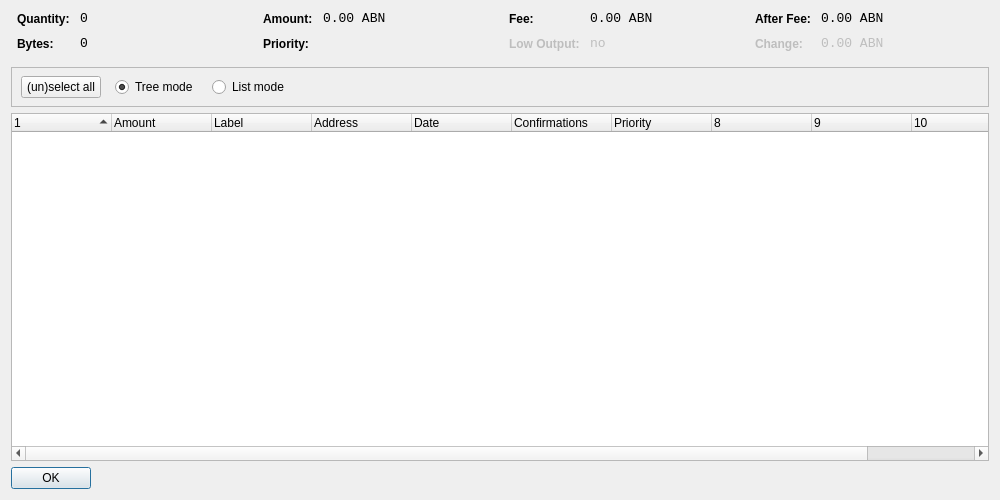
<?xml version="1.0" encoding="UTF-8"?>
<ui version="4.0">
 <class>CoinControlDialog</class>
 <widget class="QDialog" name="CoinControlDialog">
  <property name="geometry">
   <rect>
    <x>0</x>
    <y>0</y>
    <width>1000</width>
    <height>500</height>
   </rect>
  </property>
  <property name="windowTitle">
   <string>Coin Control</string>
  </property>
  <layout class="QVBoxLayout" name="verticalLayout">
   <item>
    <layout class="QHBoxLayout" name="horizontalLayoutTop" stretch="0,0,0,0">
     <property name="topMargin">
      <number>0</number>
     </property>
     <property name="bottomMargin">
      <number>10</number>
     </property>
     <item>
      <layout class="QFormLayout" name="formLayoutCoinControl1">
       <property name="horizontalSpacing">
        <number>10</number>
       </property>
       <property name="verticalSpacing">
        <number>10</number>
       </property>
       <property name="leftMargin">
        <number>6</number>
       </property>
       <property name="rightMargin">
        <number>6</number>
       </property>
       <item row="0" column="0">
        <widget class="QLabel" name="labelCoinControlQuantityText">
         <property name="styleSheet">
          <string notr="true">font-weight:bold;</string>
         </property>
         <property name="text">
          <string>Quantity:</string>
         </property>
        </widget>
       </item>
       <item row="0" column="1">
        <widget class="QLabel" name="labelCoinControlQuantity">
         <property name="font">
          <font>
           <family>Monospace</family>
           <pointsize>10</pointsize>
          </font>
         </property>
         <property name="cursor">
          <cursorShape>IBeamCursor</cursorShape>
         </property>
         <property name="contextMenuPolicy">
          <enum>Qt::ActionsContextMenu</enum>
         </property>
         <property name="text">
          <string notr="true">0</string>
         </property>
         <property name="textInteractionFlags">
          <set>Qt::LinksAccessibleByMouse|Qt::TextSelectableByKeyboard|Qt::TextSelectableByMouse</set>
         </property>
        </widget>
       </item>
       <item row="1" column="0">
        <widget class="QLabel" name="labelCoinControlBytesText">
         <property name="styleSheet">
          <string notr="true">font-weight:bold;</string>
         </property>
         <property name="text">
          <string>Bytes:</string>
         </property>
        </widget>
       </item>
       <item row="1" column="1">
        <widget class="QLabel" name="labelCoinControlBytes">
         <property name="font">
          <font>
           <family>Monospace</family>
           <pointsize>10</pointsize>
          </font>
         </property>
         <property name="cursor">
          <cursorShape>IBeamCursor</cursorShape>
         </property>
         <property name="contextMenuPolicy">
          <enum>Qt::ActionsContextMenu</enum>
         </property>
         <property name="text">
          <string notr="true">0</string>
         </property>
         <property name="textInteractionFlags">
          <set>Qt::LinksAccessibleByMouse|Qt::TextSelectableByKeyboard|Qt::TextSelectableByMouse</set>
         </property>
        </widget>
       </item>
      </layout>
     </item>
     <item>
      <layout class="QFormLayout" name="formLayoutCoinControl2">
       <property name="horizontalSpacing">
        <number>10</number>
       </property>
       <property name="verticalSpacing">
        <number>10</number>
       </property>
       <property name="leftMargin">
        <number>6</number>
       </property>
       <property name="rightMargin">
        <number>6</number>
       </property>
       <item row="0" column="0">
        <widget class="QLabel" name="labelCoinControlAmountText">
         <property name="styleSheet">
          <string notr="true">font-weight:bold;</string>
         </property>
         <property name="text">
          <string>Amount:</string>
         </property>
        </widget>
       </item>
       <item row="0" column="1">
        <widget class="QLabel" name="labelCoinControlAmount">
         <property name="font">
          <font>
           <family>Monospace</family>
           <pointsize>10</pointsize>
          </font>
         </property>
         <property name="cursor">
          <cursorShape>IBeamCursor</cursorShape>
         </property>
         <property name="contextMenuPolicy">
          <enum>Qt::ActionsContextMenu</enum>
         </property>
         <property name="text">
          <string notr="true">0.00 ABN</string>
         </property>
         <property name="textInteractionFlags">
          <set>Qt::LinksAccessibleByMouse|Qt::TextSelectableByKeyboard|Qt::TextSelectableByMouse</set>
         </property>
        </widget>
       </item>
       <item row="1" column="0">
        <widget class="QLabel" name="labelCoinControlPriorityText">
         <property name="styleSheet">
          <string notr="true">font-weight:bold;</string>
         </property>
         <property name="text">
          <string>Priority:</string>
         </property>
        </widget>
       </item>
       <item row="1" column="1">
        <widget class="QLabel" name="labelCoinControlPriority">
         <property name="font">
          <font>
           <family>Monospace</family>
           <pointsize>10</pointsize>
          </font>
         </property>
         <property name="cursor">
          <cursorShape>IBeamCursor</cursorShape>
         </property>
         <property name="contextMenuPolicy">
          <enum>Qt::ActionsContextMenu</enum>
         </property>
         <property name="text">
          <string/>
         </property>
         <property name="textInteractionFlags">
          <set>Qt::LinksAccessibleByMouse|Qt::TextSelectableByKeyboard|Qt::TextSelectableByMouse</set>
         </property>
        </widget>
       </item>
      </layout>
     </item>
     <item>
      <layout class="QFormLayout" name="formLayoutCoinControl3">
       <property name="horizontalSpacing">
        <number>10</number>
       </property>
       <property name="verticalSpacing">
        <number>10</number>
       </property>
       <property name="leftMargin">
        <number>6</number>
       </property>
       <property name="rightMargin">
        <number>6</number>
       </property>
       <item row="0" column="0">
        <widget class="QLabel" name="labelCoinControlFeeText">
         <property name="styleSheet">
          <string notr="true">font-weight:bold;</string>
         </property>
         <property name="text">
          <string>Fee:</string>
         </property>
        </widget>
       </item>
       <item row="0" column="1">
        <widget class="QLabel" name="labelCoinControlFee">
         <property name="font">
          <font>
           <family>Monospace</family>
           <pointsize>10</pointsize>
          </font>
         </property>
         <property name="cursor">
          <cursorShape>IBeamCursor</cursorShape>
         </property>
         <property name="contextMenuPolicy">
          <enum>Qt::ActionsContextMenu</enum>
         </property>
         <property name="text">
          <string notr="true">0.00 ABN</string>
         </property>
         <property name="textInteractionFlags">
          <set>Qt::LinksAccessibleByMouse|Qt::TextSelectableByKeyboard|Qt::TextSelectableByMouse</set>
         </property>
        </widget>
       </item>
       <item row="1" column="0">
        <widget class="QLabel" name="labelCoinControlLowOutputText">
         <property name="enabled">
          <bool>false</bool>
         </property>
         <property name="styleSheet">
          <string notr="true">font-weight:bold;</string>
         </property>
         <property name="text">
          <string>Low Output:</string>
         </property>
        </widget>
       </item>
       <item row="1" column="1">
        <widget class="QLabel" name="labelCoinControlLowOutput">
         <property name="enabled">
          <bool>false</bool>
         </property>
         <property name="font">
          <font>
           <family>Monospace</family>
           <pointsize>10</pointsize>
          </font>
         </property>
         <property name="cursor">
          <cursorShape>IBeamCursor</cursorShape>
         </property>
         <property name="contextMenuPolicy">
          <enum>Qt::ActionsContextMenu</enum>
         </property>
         <property name="text">
          <string notr="true">no</string>
         </property>
         <property name="textInteractionFlags">
          <set>Qt::LinksAccessibleByMouse|Qt::TextSelectableByKeyboard|Qt::TextSelectableByMouse</set>
         </property>
        </widget>
       </item>
      </layout>
     </item>
     <item>
      <layout class="QFormLayout" name="formLayoutCoinControl4">
       <property name="horizontalSpacing">
        <number>10</number>
       </property>
       <property name="verticalSpacing">
        <number>10</number>
       </property>
       <property name="leftMargin">
        <number>6</number>
       </property>
       <property name="rightMargin">
        <number>6</number>
       </property>
       <item row="0" column="0">
        <widget class="QLabel" name="labelCoinControlAfterFeeText">
         <property name="styleSheet">
          <string notr="true">font-weight:bold;</string>
         </property>
         <property name="text">
          <string>After Fee:</string>
         </property>
        </widget>
       </item>
       <item row="0" column="1">
        <widget class="QLabel" name="labelCoinControlAfterFee">
         <property name="font">
          <font>
           <family>Monospace</family>
           <pointsize>10</pointsize>
          </font>
         </property>
         <property name="cursor">
          <cursorShape>IBeamCursor</cursorShape>
         </property>
         <property name="contextMenuPolicy">
          <enum>Qt::ActionsContextMenu</enum>
         </property>
         <property name="text">
          <string notr="true">0.00 ABN</string>
         </property>
         <property name="textInteractionFlags">
          <set>Qt::LinksAccessibleByMouse|Qt::TextSelectableByKeyboard|Qt::TextSelectableByMouse</set>
         </property>
        </widget>
       </item>
       <item row="1" column="0">
        <widget class="QLabel" name="labelCoinControlChangeText">
         <property name="enabled">
          <bool>false</bool>
         </property>
         <property name="styleSheet">
          <string notr="true">font-weight:bold;</string>
         </property>
         <property name="text">
          <string>Change:</string>
         </property>
        </widget>
       </item>
       <item row="1" column="1">
        <widget class="QLabel" name="labelCoinControlChange">
         <property name="enabled">
          <bool>false</bool>
         </property>
         <property name="font">
          <font>
           <family>Monospace</family>
           <pointsize>10</pointsize>
          </font>
         </property>
         <property name="cursor">
          <cursorShape>IBeamCursor</cursorShape>
         </property>
         <property name="contextMenuPolicy">
          <enum>Qt::ActionsContextMenu</enum>
         </property>
         <property name="text">
          <string notr="true">0.00 ABN</string>
         </property>
         <property name="textInteractionFlags">
          <set>Qt::LinksAccessibleByMouse|Qt::TextSelectableByKeyboard|Qt::TextSelectableByMouse</set>
         </property>
        </widget>
       </item>
      </layout>
     </item>
    </layout>
   </item>
   <item>
    <widget class="QFrame" name="frame">
     <property name="minimumSize">
      <size>
       <width>0</width>
       <height>40</height>
      </size>
     </property>
     <property name="frameShape">
      <enum>QFrame::StyledPanel</enum>
     </property>
     <property name="frameShadow">
      <enum>QFrame::Sunken</enum>
     </property>
     <widget class="QWidget" name="horizontalLayoutWidget">
      <property name="geometry">
       <rect>
        <x>10</x>
        <y>0</y>
        <width>781</width>
        <height>41</height>
       </rect>
      </property>
      <layout class="QHBoxLayout" name="horizontalLayoutPanel" stretch="0,0,0,0,0">
       <property name="spacing">
        <number>14</number>
       </property>
       <item>
        <widget class="QPushButton" name="pushButtonSelectAll">
         <property name="sizePolicy">
          <sizepolicy hsizetype="Maximum" vsizetype="Fixed">
           <horstretch>0</horstretch>
           <verstretch>0</verstretch>
          </sizepolicy>
         </property>
         <property name="text">
          <string>(un)select all</string>
         </property>
        </widget>
       </item>
       <item>
        <widget class="QRadioButton" name="radioTreeMode">
         <property name="sizePolicy">
          <sizepolicy hsizetype="Maximum" vsizetype="Fixed">
           <horstretch>0</horstretch>
           <verstretch>0</verstretch>
          </sizepolicy>
         </property>
         <property name="text">
          <string>Tree mode</string>
         </property>
         <property name="checked">
          <bool>true</bool>
         </property>
        </widget>
       </item>
       <item>
        <widget class="QRadioButton" name="radioListMode">
         <property name="sizePolicy">
          <sizepolicy hsizetype="Maximum" vsizetype="Fixed">
           <horstretch>0</horstretch>
           <verstretch>0</verstretch>
          </sizepolicy>
         </property>
         <property name="text">
          <string>List mode</string>
         </property>
        </widget>
       </item>
       <item>
        <spacer name="horizontalSpacer">
         <property name="orientation">
          <enum>Qt::Horizontal</enum>
         </property>
         <property name="sizeHint" stdset="0">
          <size>
           <width>40</width>
           <height>20</height>
          </size>
         </property>
        </spacer>
       </item>
      </layout>
     </widget>
    </widget>
   </item>
   <item>
    <widget class="CoinControlTreeWidget" name="treeWidget">
     <property name="contextMenuPolicy">
      <enum>Qt::CustomContextMenu</enum>
     </property>
     <property name="sortingEnabled">
      <bool>false</bool>
     </property>
     <property name="columnCount">
      <number>11</number>
     </property>
     <attribute name="headerShowSortIndicator" stdset="0">
      <bool>true</bool>
     </attribute>
     <attribute name="headerStretchLastSection">
      <bool>false</bool>
     </attribute>
     <column>
      <property name="text">
       <string/>
      </property>
     </column>
     <column>
      <property name="text">
       <string>Amount</string>
      </property>
     </column>
     <column>
      <property name="text">
       <string>Label</string>
      </property>
     </column>
     <column>
      <property name="text">
       <string>Address</string>
      </property>
     </column>
     <column>
      <property name="text">
       <string>Date</string>
      </property>
     </column>
     <column>
      <property name="text">
       <string>Confirmations</string>
      </property>
      <property name="toolTip">
       <string>Confirmed</string>
      </property>
     </column>
     <column>
      <property name="text">
       <string>Priority</string>
      </property>
     </column>
     <column>
      <property name="text">
       <string/>
      </property>
     </column>
     <column>
      <property name="text">
       <string/>
      </property>
     </column>
     <column>
      <property name="text">
       <string/>
      </property>
     </column>
     <column>
      <property name="text">
       <string/>
      </property>
     </column>
    </widget>
   </item>
   <item>
    <widget class="QDialogButtonBox" name="buttonBox">
     <property name="sizePolicy">
      <sizepolicy hsizetype="Maximum" vsizetype="Fixed">
       <horstretch>0</horstretch>
       <verstretch>0</verstretch>
      </sizepolicy>
     </property>
     <property name="orientation">
      <enum>Qt::Horizontal</enum>
     </property>
     <property name="standardButtons">
      <set>QDialogButtonBox::Ok</set>
     </property>
    </widget>
   </item>
  </layout>
 </widget>
 <customwidgets>
  <customwidget>
   <class>CoinControlTreeWidget</class>
   <extends>QTreeWidget</extends>
   <header>coincontroltreewidget.h</header>
  </customwidget>
 </customwidgets>
 <resources/>
 <connections/>
</ui>
